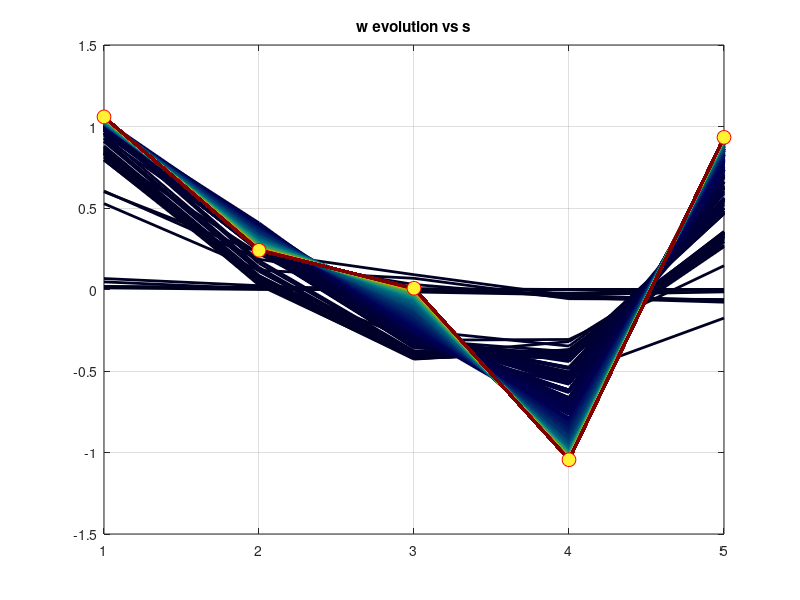
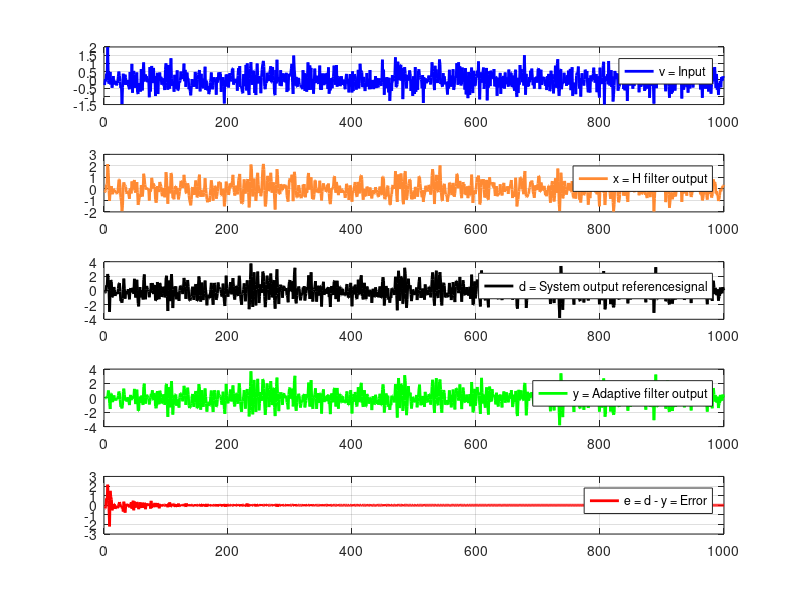

Reproduce these figures in MATLAB, in order.
clear all; 
clc;

%% Variables definitions 4 
% Total samples
N = 1000;

% samples index vector
n = 1:N;

% v = input, noise 
vVar = 0.5; 
v = vVar.*randn(N, 1); 

% H filter 
bH = [1]; 
aH = [1 -0.8 0.5];

% x = H filter output 
x = filter(bH, aH, v); 

% y = W adaptive filter output
% since the filtering task is iterative 
% because the coefficients will be updated each time,
% declare it as a vector of N elements. 
% updated output values will be inserted in it.
y = zeros(N, 1); 
err = zeros(N,1);

% Filtering related parameters
% temporary buffer / samples size
M = 5; 
m = 1:M;

% Unknown system impulse response
s = randn(M, 1);

% Reference signal
d = filter(s, 1, x);

% x samples vector used for filtering
xtmp = zeros(M,1);

% W time domain vector
wLMS = zeros(M,1);

% LMS error and output vector.Use it to update y vector of size N
eLMS = zeros(M,1);
yLMS = zeros(M,1); 
uLMS = 0.5;

fig = figure(); 
C = jet(N);
kc = linspace(0.25,1,N); 

for k = n

    dtmp = d(k); 
    xtmp = [x(k); xtmp(1:M-1)];
    yLMS = transpose(wLMS)*xtmp;
    eLMS = (dtmp-yLMS);
    y(k) = yLMS;
    err(k) = eLMS;
    wLMS = wLMS + uLMS * (eLMS .* xtmp)./M;
    
    plot(m,wLMS,'LineWidth',2,'Color',kc(k).*C(k,:));
    hold on; grid on;

 end
 
scatter(m,s,100,'MarkerFaceColor',[1 0.95 0.2],'MarkerEdgeColor', [1 0 0]);
hold on;
title('w evolution vs s');
print('wLMS_vs_s.png','-dpng');
waitfor(fig);

fig=figure(); 
subplot(5,1,1)
plot(n,v,'LineWidth',2,'Color',[0 0 1]); grid on;
legend('v = Input');
subplot(5,1,2)
plot(n,x, 'LineWidth',2,'Color', [1 0.5412 0.2]); grid on;
legend('x = H filter output');
subplot(5,1,3)
plot(n,d,'LineWidth',2,'Color',[0 0 0]);grid on;
legend('d = System output referencesignal');
subplot(5,1,4)
plot(n,y,'LineWidth',2,'Color',[0 1 0]); grid on;
legend('y = Adaptive filter output');
subplot(5,1,5)
plot(n,err,'LineWidth',2,'Color',[1 0 0]); grid on;
legend('e = d - y = Error');
print('data_plots.png','-dpng'); 
waitfor(fig);
